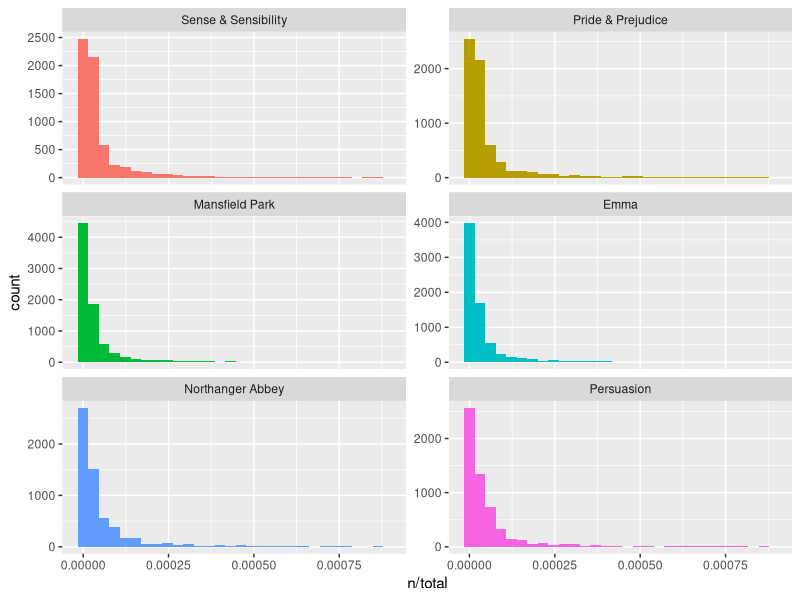
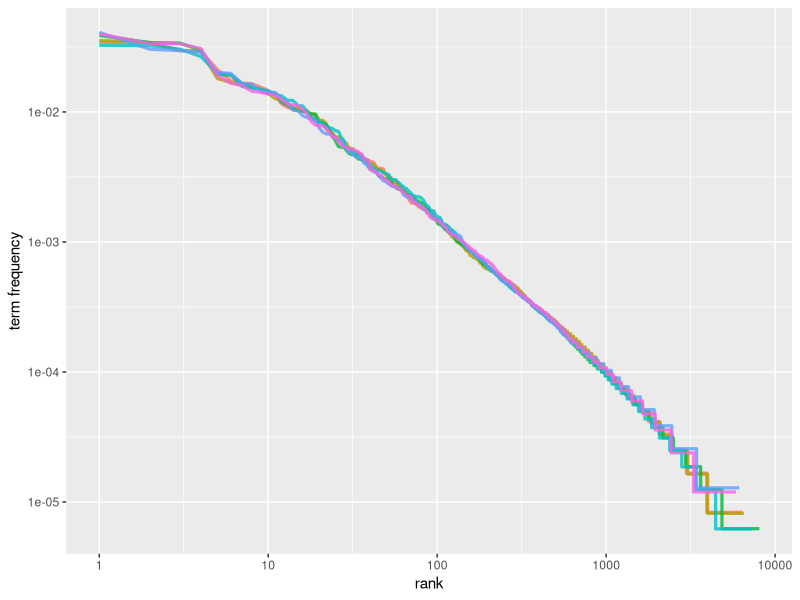
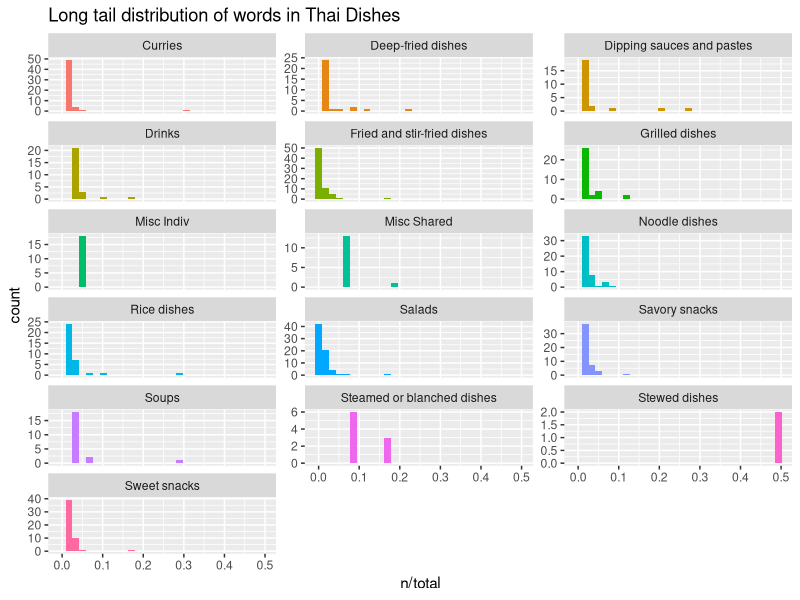
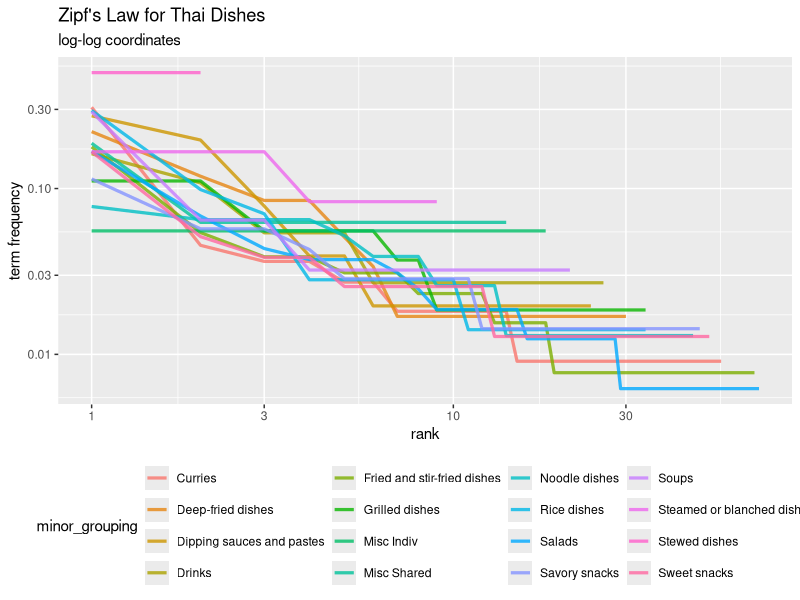
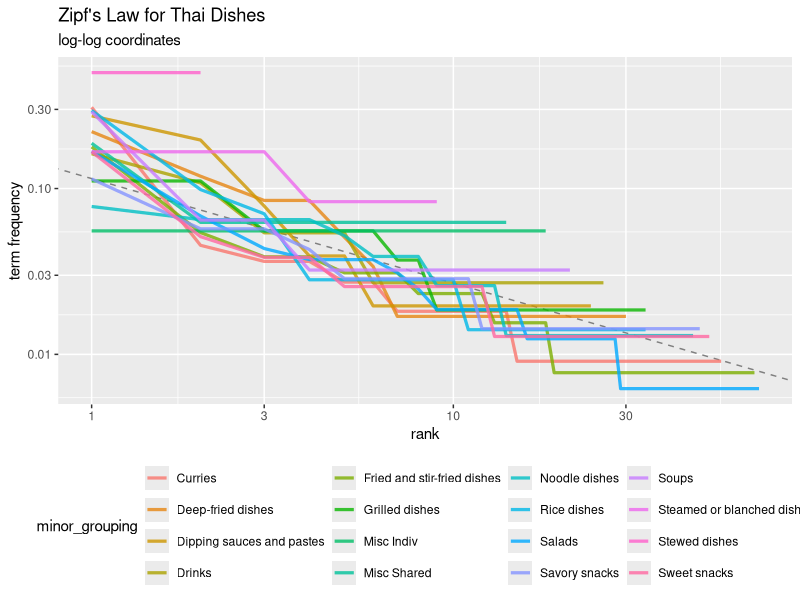

The R script that drew these images, in order:
# select libraries from tidyverse
library(dplyr)
library(readr)
library(ggplot2)

library(tidytext)
library(janeaustenr)

# Term Frequency in Jane Austen's novels ----

book_words <- austen_books() %>%
    unnest_tokens(word, text) %>%
    count(book, word, sort = TRUE)

total_words <- book_words %>% 
    group_by(book) %>% 
    summarize(total = sum(n))

book_words <- left_join(book_words, total_words)

# plot term frequency distribution across Jane Austen novels
ggplot(book_words, aes(n/total, fill = book)) +
    geom_histogram(show.legend = FALSE) +
    xlim(NA, 0.0009) +
    facet_wrap(~book, ncol = 2, scales = "free_y")

# Zipf's Law
freq_by_rank <- book_words %>% 
    group_by(book) %>% 
    mutate(rank = row_number(), 
           `term frequency` = n/total) %>%
    ungroup()


# Visualize Zipf's Law
# Plot Rank on x-axis
# Plot Term Freq on y-axis
# both on logarithmic scales
freq_by_rank %>% 
    ggplot(aes(rank, `term frequency`, color = book)) + 
    geom_line(size = 1.1, alpha = 0.8, show.legend = FALSE) + 
    scale_x_log10() +
    scale_y_log10()

# Find Exponent of Power Law for Middle Section of Jane Austen Rank range
rank_subset <- freq_by_rank %>% 
    filter(rank < 500,
           rank > 10)

lm(log10(`term frequency`) ~ log10(rank), data = rank_subset)





# Term Frequency in Thai Dishes ----

# book_words = word frequency across each minor grouping
# total_words = total words in each minor grouping

# read in data from another directory (web_scraping)
df <- read_csv("../web_scraping/edit_thai_dishes.csv")

# (minor)_grouping words
minor_grouping_words <- df %>%
    select(Thai_name, Thai_script, minor_grouping) %>%
    unnest_tokens(word, Thai_name) %>%   # can substitute ngrams for word
    count(word, minor_grouping, sort = TRUE) 

total_word_per_group <- minor_grouping_words %>%
    group_by(minor_grouping) %>%
    summarize(total = sum(n))

thai_dish_join <- left_join(minor_grouping_words, total_word_per_group)

# plot term frequency distribution across Thai Dish Groupings
# Term Frequency: The number of times a word appears in a minor_grouping (thai dishes)
# divided by the total number of terms (words) in that novel (n/total)

ggplot(thai_dish_join, aes(x = n/total, fill = minor_grouping)) +
    geom_histogram(show.legend = FALSE) +
    #xlim(NA, 0.0009) +
    facet_wrap(~minor_grouping, ncol = 3, scales = "free_y") +
    labs(
        title = "Long tail distribution of words in Thai Dishes"
    )

# Zipf's Law (Thai Dishes) ----

freq_by_rank_thai <- thai_dish_join %>%
    group_by(minor_grouping) %>%
    mutate(
        rank = row_number(),
        `term frequency` = n/total
    ) %>%
    ungroup()

# Visualize Zipf's Law (Thai Dishes)
# Rank on x-axis
# Term Freq on y-axis
# NOTE: Interesting to see Zipf's law playout

freq_by_rank_thai %>%
    ggplot(aes(x = rank, y = `term frequency`, color = minor_grouping)) +
    geom_line(size = 1.1, alpha = 0.8, show.legend = TRUE) +
    scale_x_log10() +
    scale_y_log10() +
    theme(legend.position = 'bottom') +
    labs(
        title = "Zipf's Law for Thai Dishes",
        subtitle = "log-log coordinates"
        )


# Find Exponent of Power Law for Middle Section of Thai Dishes Rank range (btwn 3-10)

rank_subset_thai <- freq_by_rank_thai %>%
    filter(rank < 10,
           rank > 3)

# NOT QUITE an illustration of Zipf's law (-1 vs -0.63)
lm(log10(`term frequency`) ~ log10(rank), data = rank_subset_thai)

# Plot fitted power law with data 
freq_by_rank_thai %>%
    ggplot(aes(x = rank, y = `term frequency`, color = minor_grouping)) +
    geom_abline(intercept = -0.94, slope = -0.63, color = 'gray50', linetype = 2) +
    geom_line(size = 1.1, alpha = 0.8, show.legend = TRUE) +
    scale_x_log10() +
    scale_y_log10() +
    theme(legend.position = 'bottom') +
    labs(
        title = "Zipf's Law for Thai Dishes",
        subtitle = "log-log coordinates"
    )
